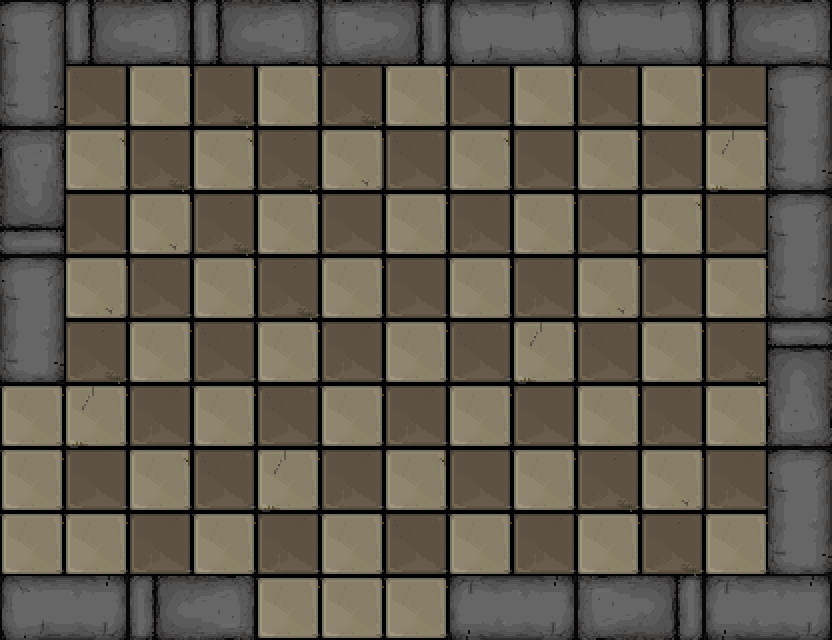

A 2D game scene composited from a Tiled map and its tileset images. What follows is a short description and the map's XML, with every tile layer's data as written:
An orthogonal 13x10 tile map with 64x64 px tiles, 1 tile layer (Tile Layer 1).

<map version="1.0" orientation="orthogonal" renderorder="right-down" width="13" height="10" tilewidth="64" tileheight="64" nextobjectid="1">
 <tileset firstgid="1" name="tileset" tilewidth="64" tileheight="64" tilecount="27" columns="3">
  <image source="tileset.png" width="192" height="576" />
 </tileset>
 <layer name="Tile Layer 1" width="13" height="10">
  <data encoding="csv">
10,19,23,19,23,25,21,11,13,11,13,19,23,
14,4,1,3,1,3,1,4,1,4,1,5,10,
24,6,3,6,3,8,4,6,2,1,4,7,14,
20,2,8,3,1,2,1,5,1,4,6,4,10,
10,8,4,1,3,1,2,1,5,8,2,1,14,
14,3,1,4,1,5,1,4,7,4,1,3,18,
1,7,5,1,4,1,5,1,2,1,5,1,22,
1,2,6,4,7,5,6,2,1,3,8,5,10,
1,1,5,1,5,1,4,1,5,1,3,1,14,
11,15,19,23,1,1,1,17,15,25,21,17,15
</data>
 </layer>
</map>
